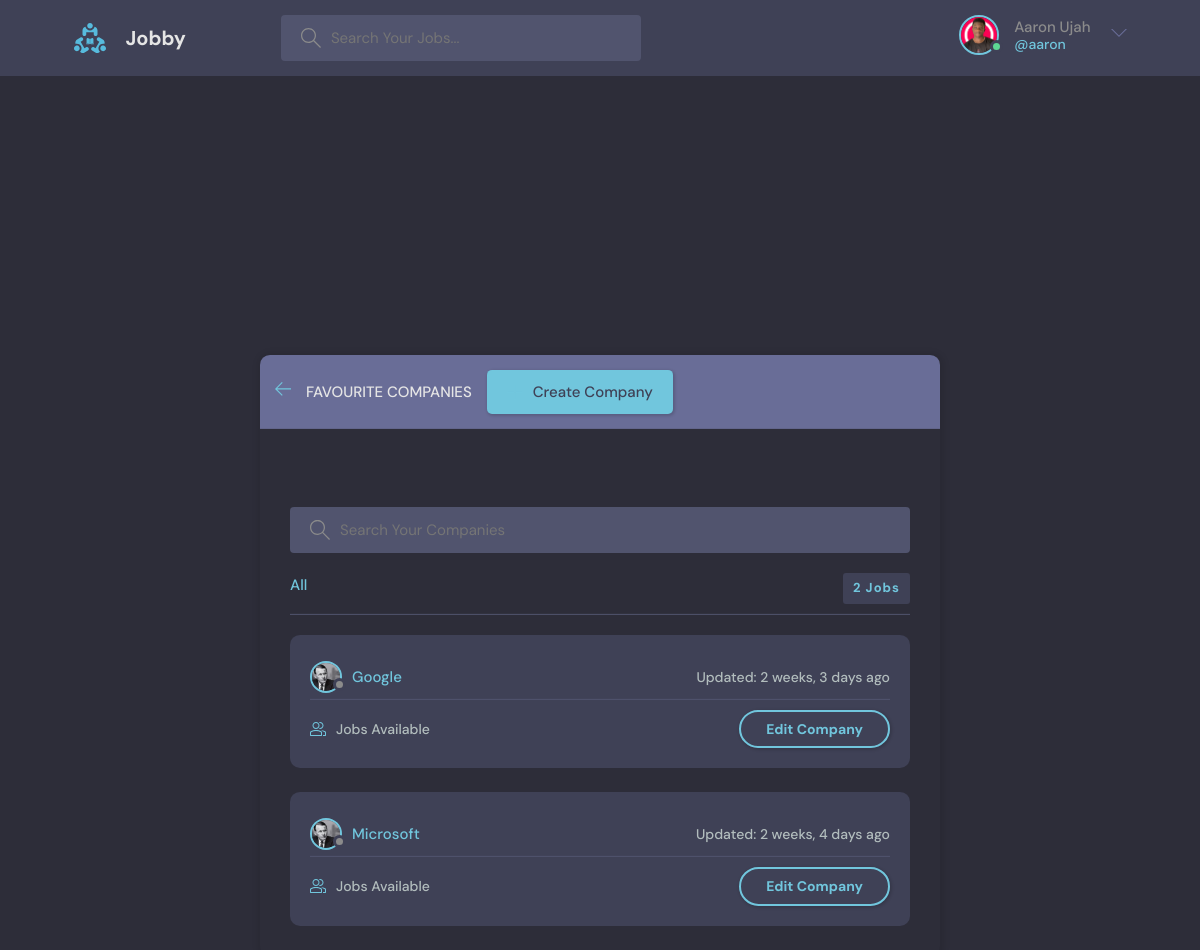
Before: /companies/ (signed in) with the older database file.
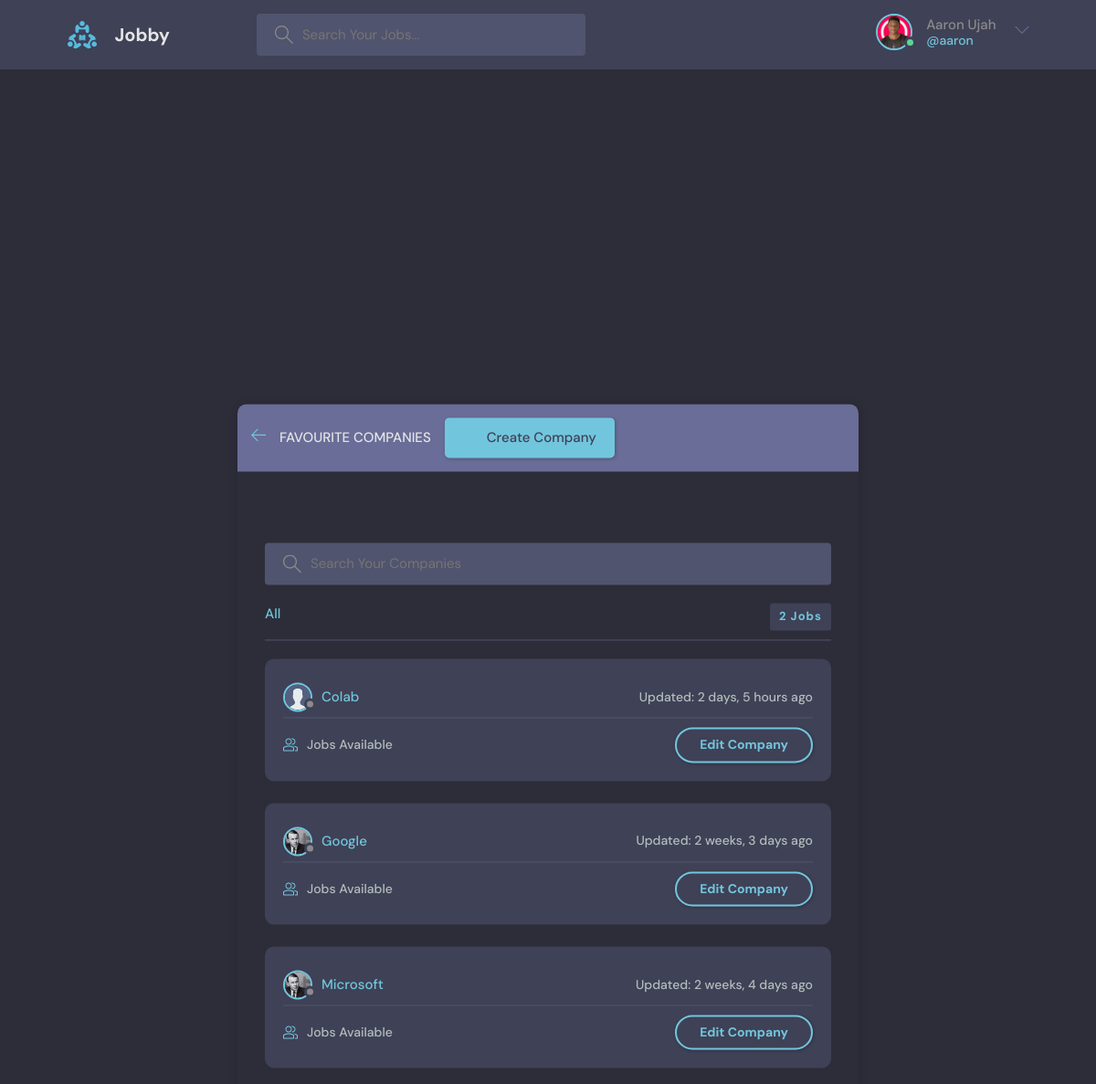
After: the same page with the newer database file.
### myjob/models.py (models this page shows, shortened)
class Company(models.Model):
    user = models.ForeignKey(User, on_delete=models.CASCADE, null=True)
    name = models.CharField(max_length=200)
    website = models.URLField(max_length=200)
    logo = models.ImageField(null=True, default="avatar.svg", blank=True)
    updated = models.DateTimeField(auto_now=True)
    created = models.DateTimeField(auto_now_add=True)
    class Meta:
        ordering = ['-updated', '-created']

### myjob/views.py (the view)
# urls.py: path('companies/', views.companiesPage, name='companies'),
@login_required(login_url='login')
def companiesPage(request):
    page = 'profile'
    q = request.GET.get('q') if request.GET.get('q') != None else ''
    user = User.objects.get(id=request.user.id)
    jobs = Job.objects.filter(client=user)
    companies_all = user.company_set.all()
    companies = companies_all.filter(name__icontains=q)
    return render(request, 'myjob/companies.html', {'page': page, 'companies': companies, 'jobs': jobs})

### myjob/templates/myjob/companies.html (shortened to what this page needs)
{% extends 'main.html' %}
{% block content %}
<main class="create-room layout">
  <div class="container">
    <div class="layout__box" style="background-color:transparent">
      <div class="layout__boxHeader">
        <div class="layout__boxTitle">
          <a href="{% url 'home' %}">
            <svg version="1.1" xmlns="http://www.w3.org/2000/svg" width="32" height="32" viewBox="0 0 32 32">
              <title>arrow-left</title>
              <path
                d="M13.723 2.286l-13.723 13.714 13.719 13.714 1.616-1.611-10.96-10.96h27.625v-2.286h-27.625l10.965-10.965-1.616-1.607z"
              ></path>
            </svg>
          </a>
          <div>
            <h3>Favourite Companies</h3>
          </div>
          <a class="btn btn--main" style="float:right" href="{% url 'create-company' %}">
            <svg version="1.1" xmlns="http://www.w3.org/2000/svg" width="32" height="32" viewBox="0 0 32 32">
            <title>add</title>
            <path
                d="M16.943 0.943h-1.885v14.115h-14.115v1.885h14.115v14.115h1.885v-14.115h14.115v-1.885h-14.115v-14.115z"
            ></path>
            </svg>
            Create Company
          </a>
        </div>
      </div>
      <br>
      <br>
      <div class="topics-page layout__body">
        <form action="" method="GET" class="header__search">
          <label>
            <input name="q" placeholder="Search Your Companies" />
          </label>
        </form>
        <ul class="topics__list">
          <li>
            <a href="{% url 'home' %}" class="active">All <span>{{jobs.count}} Jobs</span></a>
          </li>
          {% include 'myjob/company_feed.html' %}
        </ul>
      </div>
    </div>
  </div>
</main>
{% endblock content %}

### myjob/templates/myjob/company_feed.html (shortened to what this page needs)
{% for company in companies %}
<div class="roomListRoom">
    <div class="roomListRoom__header">
        <a href="{% url 'home' %}?q={{company.name}}" class="roomListRoom__author">
        <div class="avatar avatar--small">
            {% if page == 'profile' %}
                <img src="{{company.logo.url}}" />
            {% else %}
                <img src="{{job.company.logo.url}}" />
            {% endif %}
        </div>
        <span class="roomListRoom__content">{{company.name}}</span>
        </a>
        <div class="roomListRoom__actions">
        <span>Updated: {{company.updated|timesince}} ago</span>
        </div>
    </div>
    <div class="roomListRoom__meta">
        <a href="{% url 'home' %}?q={{company.name}}" class="roomListRoom__joined">
       {{company.jobs.all.count}} Jobs Available
        </a>
        {% if request.user == user  %}
            <a href="{% url 'update-company' company.id %}" class="btn btn--main btn--pill">Edit Company</a>
        {% endif %}
    </div>
</div>
{% endfor %}

Changed rows visible on the page:
added Company: logo (placeholder picture), name "Colab", updated "2 days, 5 hours"
